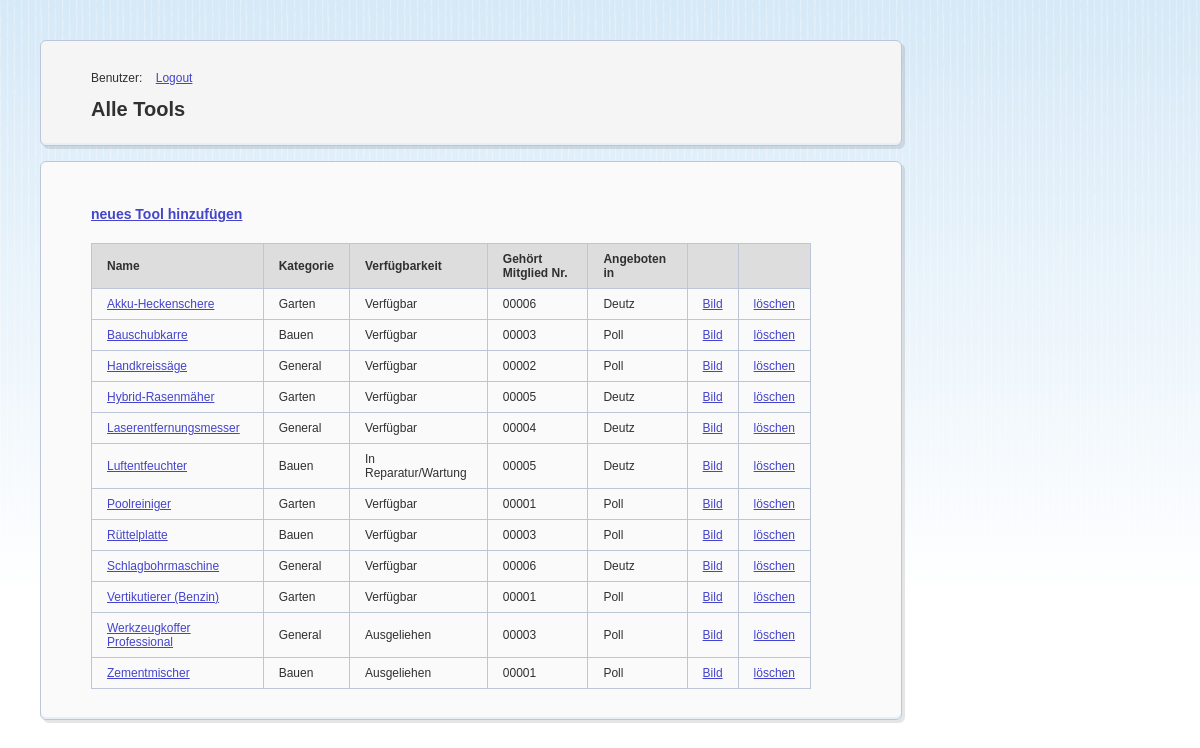
/admin/toollist.php (signed in), run on the app's committed database.
### tables this page shows
CREATE TABLE `tool` (
  `id` int(5) UNSIGNED NOT NULL,
  `name` varchar(50) NOT NULL,
  `description` varchar(750) DEFAULT NULL,
  `status_id` tinyint(1) UNSIGNED NOT NULL,
  `picture` varchar(150) DEFAULT NULL,
  `link` varchar(450) DEFAULT NULL,
  `requirements` varchar(500) DEFAULT NULL,
  `year` int(4) UNSIGNED DEFAULT NULL,
  `category_id` int(5) UNSIGNED NOT NULL,
  `owner_id` int(5) UNSIGNED ZEROFILL NOT NULL
);

CREATE TABLE `category` (
  `id` int(5) UNSIGNED NOT NULL,
  `name` varchar(50) NOT NULL,
  `description` text
);

CREATE TABLE `status` (
  `id` tinyint(1) UNSIGNED NOT NULL,
  `name` varchar(50) NOT NULL,
  `description` text
);

CREATE TABLE `member` (
  `id` int(5) UNSIGNED ZEROFILL NOT NULL,
  `last_name` varchar(50) NOT NULL,
  `first_name` varchar(50) NOT NULL,
  `district` varchar(50) NOT NULL,
  `street` varchar(75) DEFAULT NULL,
  `zip_code` int(5) UNSIGNED DEFAULT NULL,
  `city` varchar(50) NOT NULL,
  `email` varchar(50) NOT NULL,
  `password` varchar(100) NOT NULL,
  `gender` enum('M','F','D','') DEFAULT NULL
);

### admin/toollist.php (the view, shortened to what this page needs)
<?php
require("../dbconn.php");
?>
<!DOCTYPE html>
<html lang="en">
<head>
    <link rel="stylesheet" type="text/css" href="../css/admin.css">
</head>
<body>
    <?php
    echo "<div class=\"border\">";
    echo "<div id=\"userlogout\">\n";
    echo "Benutzer: &nbsp;&nbsp;&nbsp;<a href=\"logout.php\">Logout</a>";
    echo "</div>\n";
    echo '<h1>Alle Tools</h1>';
    echo "</div>";
    echo "<div id=\"content\" class=\"border\">";
    echo '<h2><a class="linkneu" href="toolform.php?id=neu">neues Tool hinzufügen</a></h2>';
    $sql = "SELECT t.id ToolID, t.name Tool, c.name Kategorie, s.name
Verfügbarkeit, m.id Mitgliedsnummer, m.district Gebiet, t.picture picture
        FROM tool t
        INNER JOIN member m ON t.owner_id = m.id
        INNER JOIN category c ON t.category_id = c.id
        INNER JOIN status s ON t.status_id = s.id
        ORDER BY t.name";
    $zeiger = mysqli_query($conn, $sql);
    echo '<table class="liste">';
    echo '<tr><th>Name</th><th>Kategorie</th><th>Verfügbarkeit</th><th>Gehört Mitglied Nr.</th><th>Angeboten in </th><th> </th><th> </th></tr>';
    while ($datensatz = mysqli_fetch_assoc($zeiger)) {
        echo '<tr>';
        echo '<td><a class="name" href="toolform.php?id=' . $datensatz["ToolID"] . '">' . $datensatz["Tool"] . '</a></td>';
        echo '<td>' . $datensatz["Kategorie"] .  '</td>';
        echo '<td>' . $datensatz["Verfügbarkeit"] . '</td>';
        echo '<td>' .  $datensatz["Mitgliedsnummer"] . '</td>';
        echo '<td>' . $datensatz["Gebiet"] . '</td>';
        echo '<td><a href="uploadpicture.php?id=' . $datensatz["ToolID"] . '&picture=' . $datensatz["picture"] . '">Bild</a></td>';
        echo '<td><a href="deletetool.php?id=' . $datensatz["ToolID"] . '">löschen</a></td>';
        echo '</tr>';
    }
    echo '</table>';
    ?>
    </div>
</body>
</html>

### css/admin.css (style rules this page uses)
body { margin: 0px; padding: 40px; font-family: Verdana,Arial,sans-serif; color: rgb(48, 48, 48); background-image: url("stripes.png"), linear-gradient(rgb(214, 233, 247), rgb(255, 255, 255) 600px); background-repeat: repeat-x, no-repeat; font-family: Verdana, Arial, Helvetica, sans-serif; font-size: 12px; }
a { color: #4444CC; }
h1 { font-size: 20px; font-weight:bold; background-color:WhiteSmoke; }
h2 { font-size: 16px; font-weight:bold; }
#content { min-height: 350px; background-color: rgb(250,250,250); }
.border { padding: 30px 10px 10px 50px; width: 800px; border: 1px solid rgb(189, 198, 215); border-radius: 6px; box-shadow: 3px 3px rgba(0, 0, 0, 0.1), 0px -2px rgb(229, 239, 248) inset; background-color:WhiteSmoke; margin-bottom: 15px; }
.liste { border-collapse: collapse; width: 90%; margin: 20px 0px; }
.liste th, td { border: 1px solid rgb(189, 198, 215); text-align: left; padding: 8px 15px; }
.liste th { background-color: #DDDDDD; }
.linkneu { font-size: 14px; font-weight: bold; }

### data on the page
tool: name "Akku-Heckenschere", category.name "Garten", status.name "Verfügbar", owner "00006", owner.district "Deutz"
tool: name "Bauschubkarre", category.name "Bauen", status.name "Verfügbar", owner "00003", owner.district "Poll"
tool: name "Handkreissäge", category.name "General", status.name "Verfügbar", owner "00002", owner.district "Poll"
tool: name "Hybrid-Rasenmäher", category.name "Garten", status.name "Verfügbar", owner "00005", owner.district "Deutz"
tool: name "Laserentfernungsmesser", category.name "General", status.name "Verfügbar", owner "00004", owner.district "Deutz"
tool: name "Luftentfeuchter", category.name "Bauen", status.name "In Reparatur/Wartung", owner "00005", owner.district "Deutz"
tool: name "Poolreiniger", category.name "Garten", status.name "Verfügbar", owner "00001", owner.district "Poll"
tool: name "Rüttelplatte", category.name "Bauen", status.name "Verfügbar", owner "00003", owner.district "Poll"
tool: name "Schlagbohrmaschine", category.name "General", status.name "Verfügbar", owner "00006", owner.district "Deutz"
tool: name "Vertikutierer (Benzin)", category.name "Garten", status.name "Verfügbar", owner "00001", owner.district "Poll"
tool: name "Werkzeugkoffer Professional", category.name "General", status.name "Ausgeliehen", owner "00003", owner.district "Poll"
tool: name "Zementmischer", category.name "Bauen", status.name "Ausgeliehen", owner "00001", owner.district "Poll"
